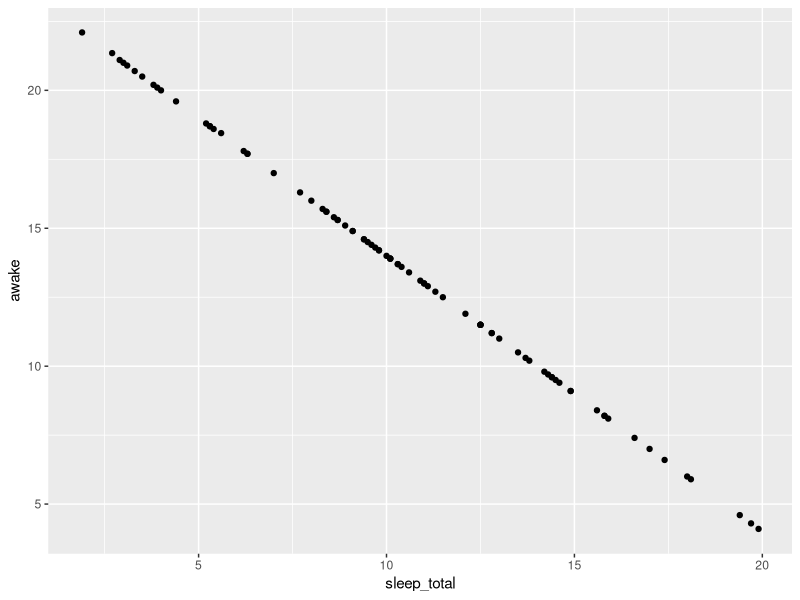
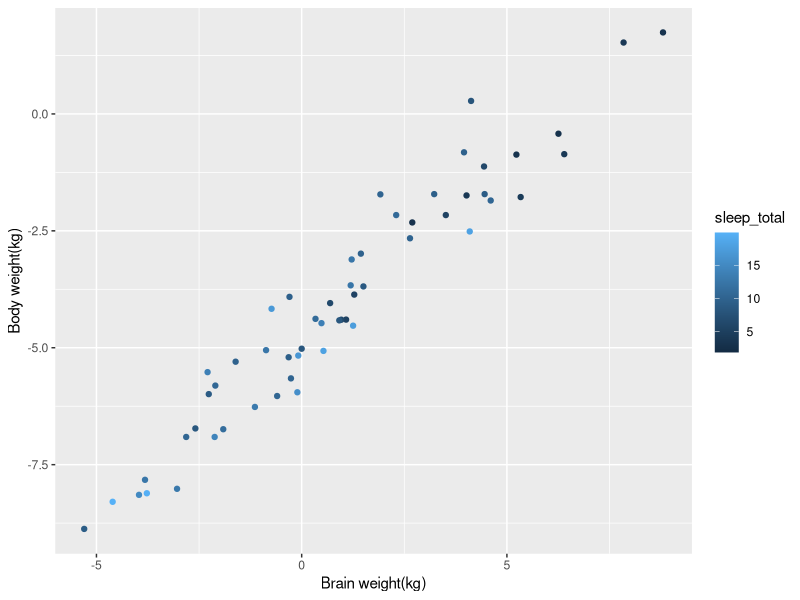

R code for these plots, in order:
## ---- chunk 1
# 6.1
# Диаграмма 1 – Зависимость времени бодрствования(awake) от времени сна(sleep_total)
library(ggplot2)
ggplot(msleep, aes(sleep_total, awake)) +
  geom_point()

# 6.2
# Исходя из результатов диаграммы 1 видим, что:
# во-первых, в сутках 24 часа, т.е. если сложить awake и sleep_total в любой из точек получим 24
# во-вторых, зависимость времени бодрствования от времени сна обратно пропорциональная, т.е. больше бодрствуем – меньше спим

# 6.3
ggplot(msleep, aes(log(bodywt), log(brainwt), colour = sleep_total)) +
  geom_point() + 
  xlab("Brain weight(kg)") +
  ylab("Body weight(kg)")
